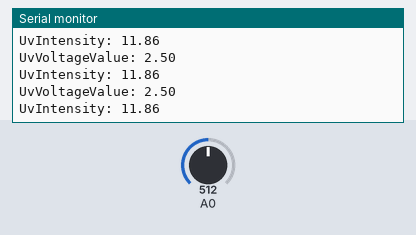
The sketch below on a simulated Arduino Uno, built with avr-gcc and run on an emulated ATmega328P. Shown: the last lines printed to the serial monitor. Inputs (shaded band) come from the test bench; at power-on: A0 = 512.

Above: at 1.2 s.
1.3 s: A0 set to 478
At 2.0 s:
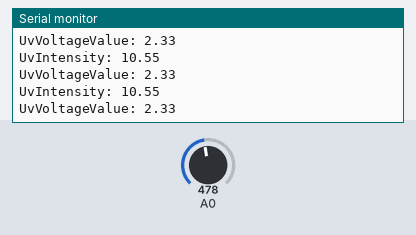
2.8 s: A0 set to 456
At 3.5 s:
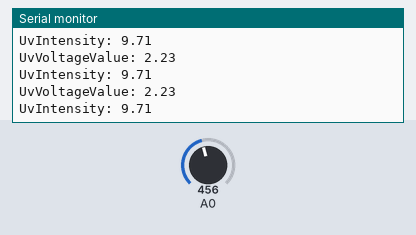
Timing chart, 0 to 5.8 s (numbered marks = the images above; inputs shaded):
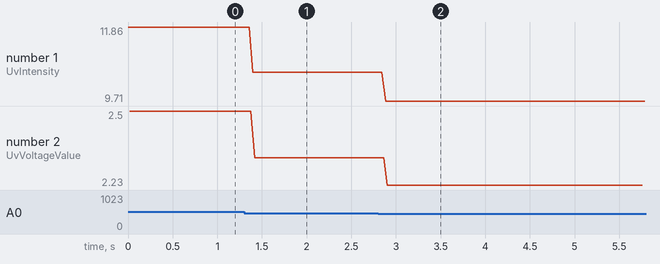

Measured:
- the behaviour switches between 464 and 463 on A0 (found by bisection; images 1 and 2)
- after the input at 1.3 s, the serial monitor: prints a new line after 0.10 s (image 1)
- after the input at 2.8 s, the serial monitor: prints a new line after 0.08 s (image 2)
- plotted number 1: 11.86 → 10.55 after the input at 1.3 s, 10.55 → 9.71 after the input at 2.8 s
- plotted number 2: 2.5 → 2.33 after the input at 1.3 s, 2.33 → 2.23 after the input at 2.8 s

The sketch:

UvML8511.ino
```cpp
#include "UvML8511.h"

UvML8511 uv;

void testHandle(float UvValue)
{

}

void setup()
{
    uv.setPin(A0);
    uv.setup();
    uv.setHandleM(testHandle, 20);
    uv.setHandleL(testHandle, 20);
    Serial.begin(9600);

}

void loop()
{
    uv.update();
    Serial.print("UvIntensity: ");
    Serial.println(uv.getUvValue());
    Serial.print("UvVoltageValue: ");
    Serial.println(uv.getVoltageValue());

}
```

UvML8511.cpp
```cpp
#include <Arduino.h>
#include "UvML8511.h"

UvML8511::UvML8511()
{
}

UvML8511::~UvML8511()
{
}

void UvML8511::setup()
{
    pinMode(this->_pin,INPUT);
}

void UvML8511::setPin(int pin)
{
    this->_pin = pin;
}

void UvML8511::update()
{
    int uvLevel = averageAnalogRead();

    this->_voltage = 5.0 * uvLevel/1024;
    this->_uvIntensity = mapFloat(this->_voltage, 0.99, 2.9, 0.0, 15.0);

    if(this->_handleM && this->_uvIntensity > this->_maxUvValue)
    {
        this->_handleM(this->_uvIntensity);
    }
    if(this->_handleL && this->_uvIntensity < this->_minUvValue)
    {
        this->_handleL(this->_uvIntensity);
    }
}

int UvML8511::averageAnalogRead()
{
    int numberOfReadings = 8;
    int runningValue = 0;

    for(int x = 0 ; x < numberOfReadings ; x++)
    {
        runningValue += analogRead(this->_pin);
    }
    runningValue /= numberOfReadings;

    return runningValue;
}

float UvML8511::mapFloat(float x, float in_min, float in_max, float out_min, float out_max)
{
    return (x - in_min) * (out_max - out_min) / (in_max - in_min) + out_min;
}

float UvML8511::getUvValue()
{
    return this->_uvIntensity;
}

float UvML8511::getVoltageValue()
{
    return this->_voltage;
}

void UvML8511::setHandleM(pFunc handleM,float maxUvValue)
{
    this->_handleM = handleM;
    this->_maxUvValue = maxUvValue;
}

void UvML8511::setHandleL(pFunc handleL,float minUvValue)
{
    this->_handleL = handleL;
    this->_minUvValue = minUvValue;
}
```

UvML8511.h
```cpp
#ifndef _UVML8511_H_
#define _UVML8511_H_

typedef void (*pFunc)(float uvIntensity);

class UvML8511
{

public:
    UvML8511();
    ~UvML8511();
public:
    void  setPin(int pin);
    void  setup();
    void  update();
    float getUvValue();
    float getVoltageValue();
    void setHandleM(pFunc handleM,float maxUvValue);
    void setHandleL(pFunc handleL,float minUvValue);

private:
    int   _pin;
    float _voltage;
    float _uvIntensity;
    pFunc _handleM;
    pFunc _handleL;
    float _maxUvValue;
    float _minUvValue;
    int averageAnalogRead();
    float mapFloat(float x, float in_min, float in_max, float out_min, float out_max);

};


#endif
```
